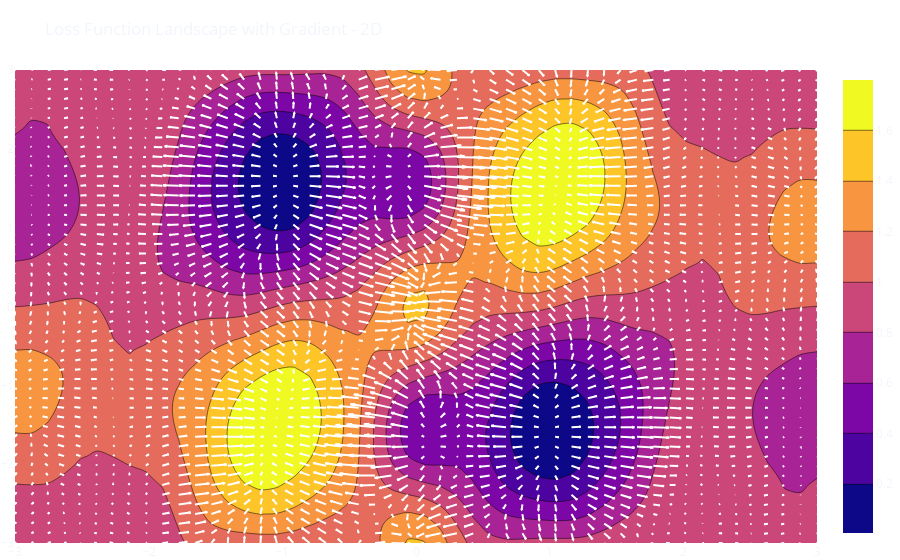

The notebook cell this image was saved under:
### Markdown cell above
**Our loss surface has two global minima (two optimal solutions). The regions near the global minima are convex ("U" shaped) and we could use this "inclination" (_the sign and magnitude of the derivative_) to our favor. This is what `gradient descent` is all about.**

**The formula for gradient descent is:**

$$ \theta_{j+1} = \theta_j - \alpha \nabla J(\theta_j) $$

**where:** 

- **$\theta_j$ is the vector of model parameters at iteration $j$.** 
- **$\alpha$ is the learning rate.** 
- **$J(\theta)$ is the loss/cost function.** 
- **$\nabla J(\theta)$ is the gradient of the cost function concerning the model parameters.** 

**The gradient is a vector of partial derivatives of the cost function concerning each parameter. The gradient descent algorithm takes steps in the direction of the negative gradient until it reaches a minimum of the cost function.**

**For this problem, our loos function will be MSE, since we are trying to predict real values.**

**Calculating the derivative of our function in this toy example is simple since the derivative of our ~ mystery function ~ is well known ($Cos$).**

**To help you understand that the gradient basically points to the direction where the optimizer should "move the parameters of the model", let us plot arrows at every point of our loss landscape, representing the direction/magnitude of the gradient.**

### Code cell
import plotly.figure_factory as ff

def gradient(w):
    """
    Computes the gradient of the mean squared error loss function 
    with respect to the weights wfor a cosine model with input 
    feature x and target variable y.

    Parameters
    ----------
    w : array-like of shape (2,)
        The weights of the cosine model, where w[0] is the frequency 
        parameter and w[1] is the phase parameter.

    Returns
    -------
    gradient : ndarray of shape (2,)
        The gradient of the mean squared error loss function 
        with respect to the weights w.

    """
    g0 = -np.mean(2 * (y - np.cos(w[0] * x + w[1]))
                  * - np.sin(w[0]*x + w[1])*x)
    g1 = -np.mean(2 * (y - np.cos(w[0] * x + w[1])) * - np.sin(w[0]*x + w[1]))
    return np.array([g0, g1])


loss_grad_df = loss_log_df.join(loss_log_df[['w0', 'w1']].apply(lambda w: gradient(
    w), axis=1, result_type='expand').rename(columns={0: 'g0', 1: 'g1'}))

fig = go.Figure()

fig = ff.create_quiver(x=loss_grad_df['w0'], y=loss_grad_df['w1'],
                       u=loss_grad_df['g0'], v=loss_grad_df['g1'],
                       line_width=2, line_color='white',
                       scale=0.1, arrow_scale=.2)

fig.add_trace(go.Contour(x=loss_grad_df['w0'], y=loss_grad_df['w1'], z=loss_grad_df['MSE']))

fig.update_layout(margin=dict(l=0, r=0, t=70, b=0),
                  xaxis_range=[w0_val.min(), w0_val.max()],
                  yaxis_range=[w1_val.min(), w1_val.max()],
                  template='plotly_dark',
                  title='Loss Function Landscape with Gradient - 2D',
                  paper_bgcolor='rgba(0, 0, 0, 0)',
                  plot_bgcolor='rgba(0, 0, 0, 0)')

fig.show()

### Figure 1 — Plotly figure (JSON) as saved in the notebook; plotly's stock layout.template omitted (floating-point values rounded to 4 significant figures; data arrays with more than 128 entries replaced by an {"elided": "..."} marker saying what was removed)
{"data": [{"line": {"color": "white", "width": 2}, "mode": "lines", "type": "scatter", "x": {"elided": "17500 float values"}, "y": {"elided": "17500 float values"}}, {"type": "contour", "x": {"elided": "2500 float values"}, "y": {"elided": "2500 float values"}, "z": {"elided": "2500 float values"}}], "layout": {"hovermode": "closest", "margin": {"b": 0, "l": 0, "r": 0, "t": 70}, "paper_bgcolor": "rgba(0, 0, 0, 0)", "plot_bgcolor": "rgba(0, 0, 0, 0)", "title": {"text": "Loss Function Landscape with Gradient - 2D"}, "xaxis": {"range": [-3, 3]}, "yaxis": {"range": [-3, 3]}}}
